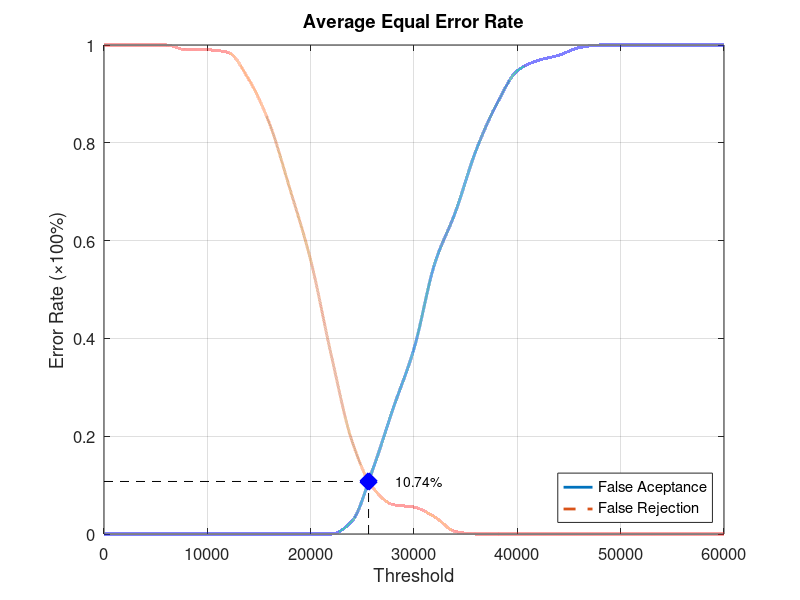
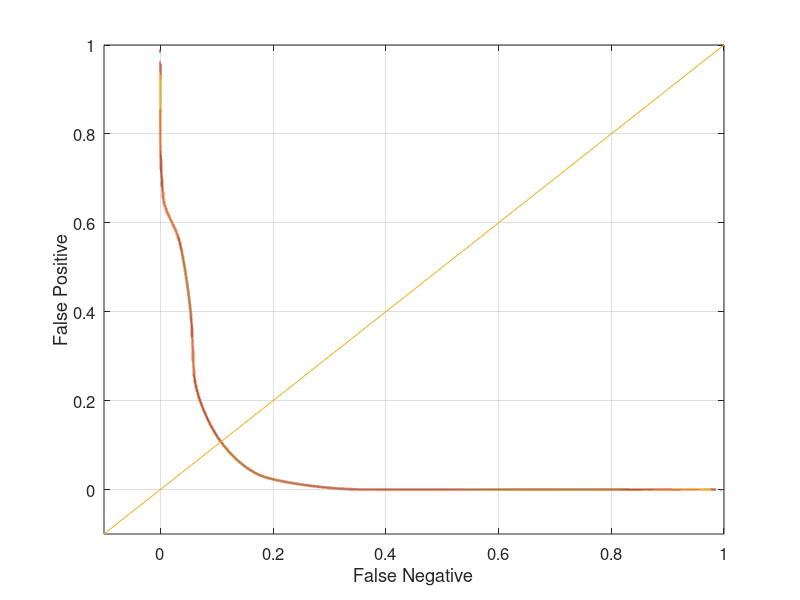

Reproduce these figures in MATLAB, in order.
function yEER = Database1_1
close all;
clear;
clc;
x = 0:2000:60000;
xq = 0:0.5:60000;

y0 = [0 0 0 0 0 0 0 0 0 0 0 0 0.0263158 0.131579 0.257895 0.378947 0.552632 0.657895 0.784211 0.878947 0.947368 0.968421 0.978947 0.994737 1 1 1 1 1 1 1];
yy0 = interp1(x, y0, xq, 'pchip');
y1 = [1 1 1 1 0.99 0.99 0.985 0.93 0.84 0.705 0.56 0.365 0.19 0.095 0.06 0.055 0.035 0.005 0 0 0 0 0 0 0 0 0 0 0 0 0];
yy1 = interp1(x, y1, xq, 'pchip');

% Calculating EER: 
y2 = abs(y0 - y1);
find(y2 == min(y2))
yy2 = abs(yy0 - yy1);
xEER = find(yy2 == min(yy2));
xEERIndex = xq(xEER) % X-axis EER
yEER = yy0(xEER) % Y-axis EER

main = figure
plot(xq, yy0,'-','LineWidth', 2);	hold on
plot(xq, yy1,'--','LineWidth', 2);	hold on
plot([xEERIndex xEERIndex], [0 yEER], 'k--');	hold on
plot([0 xEERIndex], [yEER yEER], 'k--');	hold on
plot(xEERIndex, yEER, 'bx', 'LineWidth', 10);	hold on
text(xEERIndex + 10 * xEERIndex / 100, yEER, [num2str(round((10000 * yEER)) / 100) '%'])
legend('False Aceptance', 'False Rejection', 'Location', 'SouthEast')
xlabel('Threshold')
ylabel('Error Rate (\times100%)')
title('Average Equal Error Rate')
set(gca, 'FontSize', 12)
axis([0 60000 0 1])
grid on

print(main, 'Database1_1Main', '-dpng');
FNRxFPR = figure('Color', [1 1 1]);
plot(yy1, yy0, '-', yy1, yy0, 'LineWidth', 2);
hold on
y = -0.1:0.1:1
plot(y, y); 
set(gca, 'FontSize', 12)
xlabel('False Negative')
ylabel('False Positive')
axis([-0.1 1 -0.1 1])
set(gca, 'FontSize', 12)
grid on

print(FNRxFPR, 'Database1_1FNRxFPR','-dpng');
end
